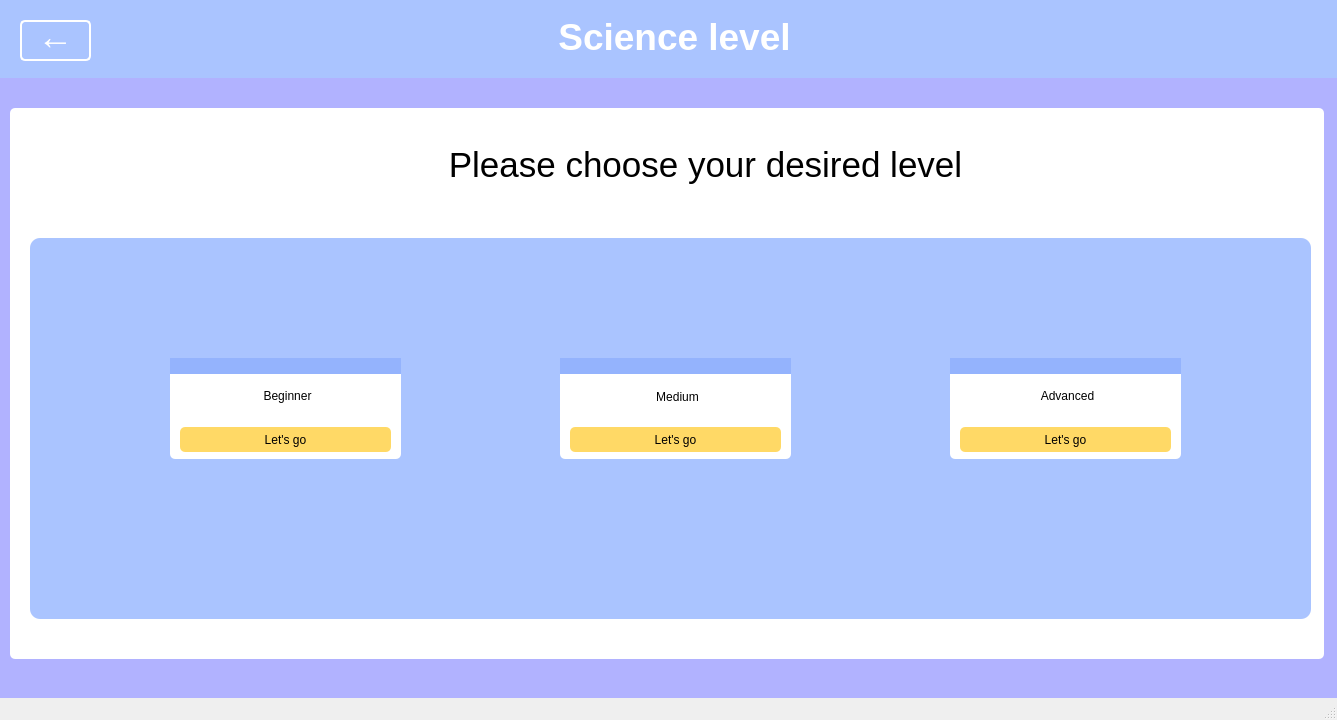
<?xml version="1.0" encoding="UTF-8"?>
<ui version="4.0">
 <class>MainWindow</class>
 <widget class="QMainWindow" name="MainWindow">
  <property name="geometry">
   <rect>
    <x>0</x>
    <y>0</y>
    <width>1337</width>
    <height>720</height>
   </rect>
  </property>
  <property name="maximumSize">
   <size>
    <width>1337</width>
    <height>720</height>
   </size>
  </property>
  <property name="windowTitle">
   <string>Minute Typing Test</string>
  </property>
  <widget class="QWidget" name="centralwidget">
   <widget class="QWidget" name="heading_background" native="true">
    <property name="geometry">
     <rect>
      <x>0</x>
      <y>0</y>
      <width>1337</width>
      <height>78</height>
     </rect>
    </property>
    <property name="styleSheet">
     <string notr="true">background-color: #AAC4FF
</string>
    </property>
    <widget class="QPushButton" name="return_btn">
     <property name="geometry">
      <rect>
       <x>20</x>
       <y>20</y>
       <width>71</width>
       <height>41</height>
      </rect>
     </property>
     <property name="styleSheet">
      <string notr="true">border: 2px solid white;
border-radius: 5px;
color: white;
font-size: 36px;
padding-bottom: 9px; 
font-weight: bold;
text-align: center;</string>
     </property>
     <property name="text">
      <string>←</string>
     </property>
    </widget>
    <widget class="QLabel" name="heading_label">
     <property name="geometry">
      <rect>
       <x>514</x>
       <y>0</y>
       <width>321</width>
       <height>75</height>
      </rect>
     </property>
     <property name="text">
      <string>&lt;html&gt;&lt;head/&gt;&lt;body&gt;&lt;p align=&quot;center&quot;&gt;&lt;span style=&quot; font-family:'Bahnschrift'; font-size:28pt; font-weight:600; color:#ffffff;&quot;&gt;Science level&lt;/span&gt;&lt;/p&gt;&lt;/body&gt;&lt;/html&gt;</string>
     </property>
    </widget>
   </widget>
   <widget class="QWidget" name="background" native="true">
    <property name="geometry">
     <rect>
      <x>0</x>
      <y>78</y>
      <width>1337</width>
      <height>642</height>
     </rect>
    </property>
    <property name="styleSheet">
     <string notr="true">background-color: #B1B2FF;
</string>
    </property>
    <widget class="QWidget" name="main_container" native="true">
     <property name="geometry">
      <rect>
       <x>10</x>
       <y>30</y>
       <width>1314</width>
       <height>551</height>
      </rect>
     </property>
     <property name="styleSheet">
      <string notr="true">background-color: white;

border-radius: 5px;</string>
     </property>
     <widget class="QWidget" name="widget_2" native="true">
      <property name="geometry">
       <rect>
        <x>10</x>
        <y>13</y>
        <width>1291</width>
        <height>101</height>
       </rect>
      </property>
      <property name="styleSheet">
       <string notr="true"/>
      </property>
      <widget class="QTextBrowser" name="textBrowser">
       <property name="geometry">
        <rect>
         <x>50</x>
         <y>20</y>
         <width>1271</width>
         <height>71</height>
        </rect>
       </property>
       <property name="styleSheet">
        <string notr="true"/>
       </property>
       <property name="html">
        <string>&lt;!DOCTYPE HTML PUBLIC &quot;-//W3C//DTD HTML 4.0//EN&quot; &quot;http://www.w3.org/TR/REC-html40/strict.dtd&quot;&gt;
&lt;html&gt;&lt;head&gt;&lt;meta name=&quot;qrichtext&quot; content=&quot;1&quot; /&gt;&lt;style type=&quot;text/css&quot;&gt;
p, li { white-space: pre-wrap; }
&lt;/style&gt;&lt;/head&gt;&lt;body style=&quot; font-family:'MS Shell Dlg 2'; font-size:7.875pt; font-weight:400; font-style:normal;&quot;&gt;
&lt;p align=&quot;center&quot; style=&quot; margin-top:0px; margin-bottom:0px; margin-left:0px; margin-right:0px; -qt-block-indent:0; text-indent:0px;&quot;&gt;&lt;span style=&quot; font-size:26pt;&quot;&gt;Please choose your desired level&lt;/span&gt;&lt;/p&gt;&lt;/body&gt;&lt;/html&gt;</string>
       </property>
      </widget>
     </widget>
     <widget class="QFrame" name="frame_2">
      <property name="geometry">
       <rect>
        <x>20</x>
        <y>130</y>
        <width>1281</width>
        <height>381</height>
       </rect>
      </property>
      <property name="styleSheet">
       <string notr="true">background-color: #AAC4FF;
border-radius: 10px;</string>
      </property>
      <property name="frameShape">
       <enum>QFrame::StyledPanel</enum>
      </property>
      <property name="frameShadow">
       <enum>QFrame::Raised</enum>
      </property>
      <widget class="QWidget" name="widget_3" native="true">
       <property name="geometry">
        <rect>
         <x>140</x>
         <y>120</y>
         <width>231</width>
         <height>101</height>
        </rect>
       </property>
       <property name="styleSheet">
        <string notr="true">background-color:white;
border-radius: 5px;
</string>
       </property>
       <widget class="Line" name="line">
        <property name="geometry">
         <rect>
          <x>0</x>
          <y>0</y>
          <width>231</width>
          <height>16</height>
         </rect>
        </property>
        <property name="styleSheet">
         <string notr="true">background-color: #94B3FD;
border-radius: 0px;</string>
        </property>
        <property name="orientation">
         <enum>Qt::Horizontal</enum>
        </property>
       </widget>
       <widget class="QPushButton" name="min_1_btn">
        <property name="geometry">
         <rect>
          <x>10</x>
          <y>69</y>
          <width>211</width>
          <height>25</height>
         </rect>
        </property>
        <property name="styleSheet">
         <string notr="true">background-color: #FFD966;
font: 11pt &quot;Bahnschrift&quot;;</string>
        </property>
        <property name="text">
         <string>Let's go</string>
        </property>
       </widget>
       <widget class="QLabel" name="min_1_label">
        <property name="geometry">
         <rect>
          <x>17</x>
          <y>23</y>
          <width>201</width>
          <height>31</height>
         </rect>
        </property>
        <property name="styleSheet">
         <string notr="true">font: 18pt &quot;OCR A Extended&quot;;
color: black;</string>
        </property>
        <property name="text">
         <string>&lt;html&gt;&lt;head/&gt;&lt;body&gt;&lt;p align=&quot;center&quot;&gt;Beginner&lt;/p&gt;&lt;/body&gt;&lt;/html&gt;</string>
        </property>
       </widget>
      </widget>
      <widget class="QWidget" name="widget_4" native="true">
       <property name="geometry">
        <rect>
         <x>530</x>
         <y>120</y>
         <width>231</width>
         <height>101</height>
        </rect>
       </property>
       <property name="styleSheet">
        <string notr="true">background-color:white;
border-radius: 5px;
</string>
       </property>
       <widget class="Line" name="line_2">
        <property name="geometry">
         <rect>
          <x>0</x>
          <y>0</y>
          <width>231</width>
          <height>16</height>
         </rect>
        </property>
        <property name="styleSheet">
         <string notr="true">background-color: #94B3FD;
border-radius: 0px;</string>
        </property>
        <property name="orientation">
         <enum>Qt::Horizontal</enum>
        </property>
       </widget>
       <widget class="QPushButton" name="min_3_btn">
        <property name="geometry">
         <rect>
          <x>10</x>
          <y>69</y>
          <width>211</width>
          <height>25</height>
         </rect>
        </property>
        <property name="styleSheet">
         <string notr="true">background-color: #FFD966;
font: 11pt &quot;Bahnschrift&quot;;</string>
        </property>
        <property name="text">
         <string>Let's go</string>
        </property>
       </widget>
       <widget class="QLabel" name="min_3_label">
        <property name="geometry">
         <rect>
          <x>17</x>
          <y>24</y>
          <width>201</width>
          <height>31</height>
         </rect>
        </property>
        <property name="styleSheet">
         <string notr="true">font: 18pt &quot;OCR A Extended&quot;;
color: black;</string>
        </property>
        <property name="text">
         <string>&lt;html&gt;&lt;head/&gt;&lt;body&gt;&lt;p align=&quot;center&quot;&gt;Medium&lt;/p&gt;&lt;/body&gt;&lt;/html&gt;</string>
        </property>
       </widget>
      </widget>
      <widget class="QWidget" name="widget_5" native="true">
       <property name="geometry">
        <rect>
         <x>920</x>
         <y>120</y>
         <width>231</width>
         <height>101</height>
        </rect>
       </property>
       <property name="styleSheet">
        <string notr="true">background-color:white;
border-radius: 5px;
</string>
       </property>
       <widget class="Line" name="line_3">
        <property name="geometry">
         <rect>
          <x>0</x>
          <y>0</y>
          <width>231</width>
          <height>16</height>
         </rect>
        </property>
        <property name="styleSheet">
         <string notr="true">background-color: #94B3FD;
border-radius: 0px;</string>
        </property>
        <property name="orientation">
         <enum>Qt::Horizontal</enum>
        </property>
       </widget>
       <widget class="QPushButton" name="min_1_btn_2">
        <property name="geometry">
         <rect>
          <x>10</x>
          <y>69</y>
          <width>211</width>
          <height>25</height>
         </rect>
        </property>
        <property name="styleSheet">
         <string notr="true">background-color: #FFD966;
font: 11pt &quot;Bahnschrift&quot;;</string>
        </property>
        <property name="text">
         <string>Let's go</string>
        </property>
       </widget>
       <widget class="QLabel" name="min_1_label_2">
        <property name="geometry">
         <rect>
          <x>17</x>
          <y>23</y>
          <width>201</width>
          <height>31</height>
         </rect>
        </property>
        <property name="styleSheet">
         <string notr="true">font: 18pt &quot;OCR A Extended&quot;;
color: black;</string>
        </property>
        <property name="text">
         <string>&lt;html&gt;&lt;head/&gt;&lt;body&gt;&lt;p align=&quot;center&quot;&gt;Advanced&lt;/p&gt;&lt;/body&gt;&lt;/html&gt;</string>
        </property>
       </widget>
      </widget>
     </widget>
    </widget>
   </widget>
  </widget>
  <widget class="QMenuBar" name="menubar">
   <property name="geometry">
    <rect>
     <x>0</x>
     <y>0</y>
     <width>1337</width>
     <height>22</height>
    </rect>
   </property>
  </widget>
  <widget class="QStatusBar" name="statusbar"/>
 </widget>
 <resources/>
 <connections/>
</ui>
